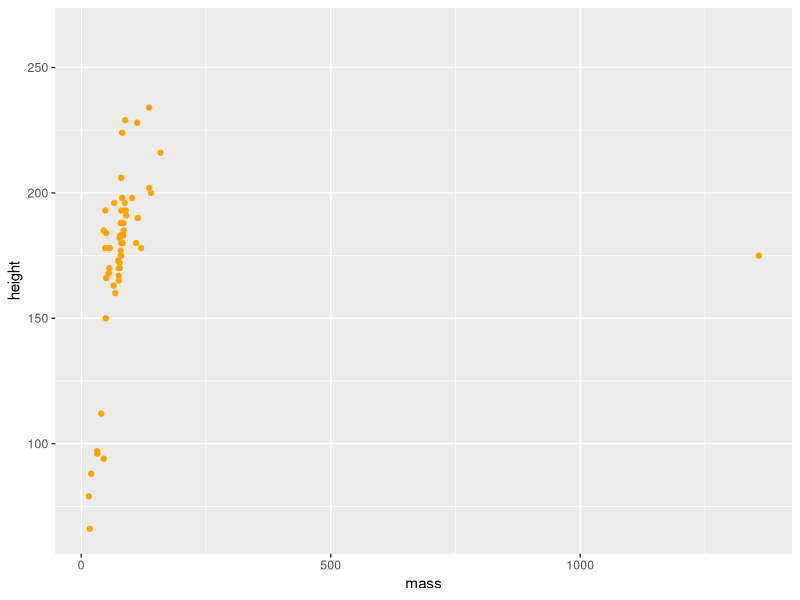

Reproduce this figure in R.
## ---- chunk 1
knitr::opts_chunk$set(echo = TRUE)
library(tidyverse)
## ---- chunk 2
ggplot(data=starwars, aes(x=mass, y=height))+
  geom_point(color="orange")
